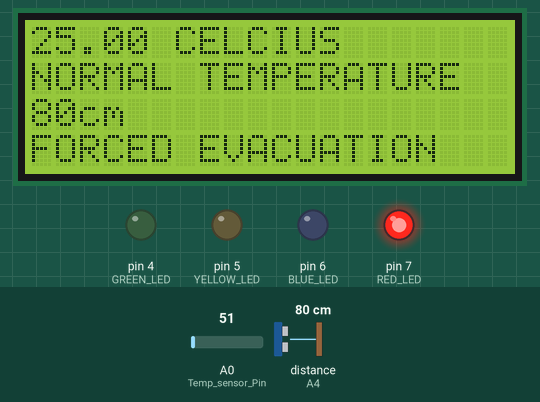
The sketch below on a simulated Arduino Uno, built with avr-gcc and run on an emulated ATmega328P. On the bench: 20×4 character LCD, output pins drawn as LEDs (lit = HIGH). Wiring (inferred from the names in the program): ultrasonic range finder: trigger A5; echo A4. The inputs (shaded band) are chosen by the test bench; at power-on: distance to the obstacle (sensor on A4) 80 cm, A0 (Temp_sensor_Pin) = 51. The echo pulse lasts 58.3 µs per cm; pins used as bus, display or sensor lines are not drawn.

Above: at 1.2 s.
2.3 s: distance to the obstacle (sensor on A4) set to 94 cm
At 4.2 s:
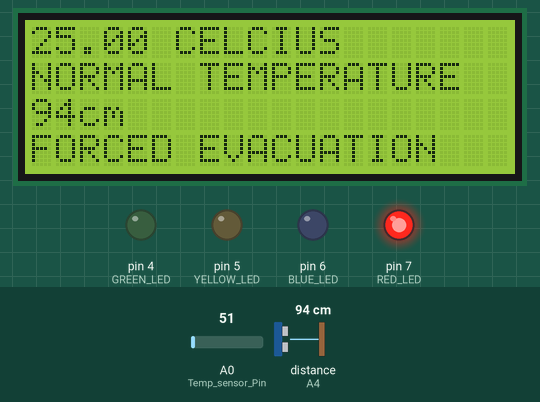
6.6 s: distance to the obstacle (sensor on A4) set to 103 cm
At 7.5 s:
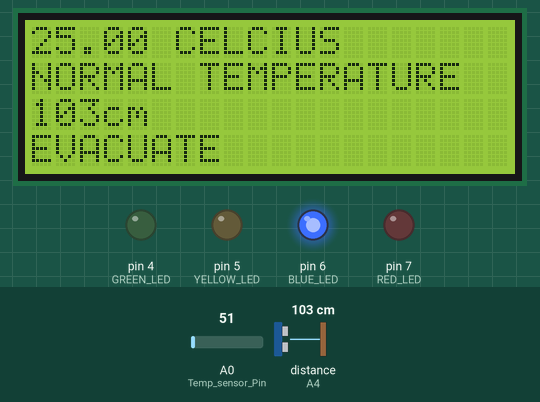
10.4 s: A0 (Temp_sensor_Pin) set to 63
At 11.17 s:
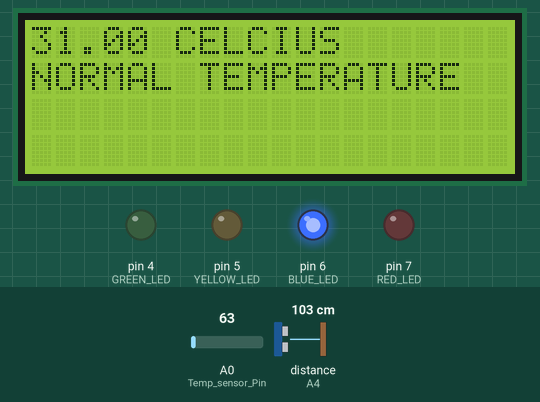
12.7 s: A0 (Temp_sensor_Pin) set to 70
At 13.7 s:
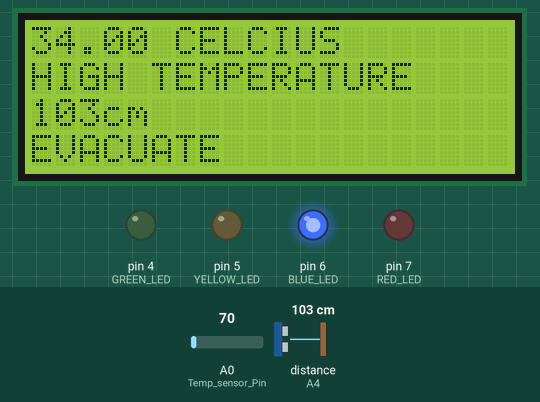
17.0 s: distance to the obstacle (sensor on A4) set to 296 cm
At 18.5 s:
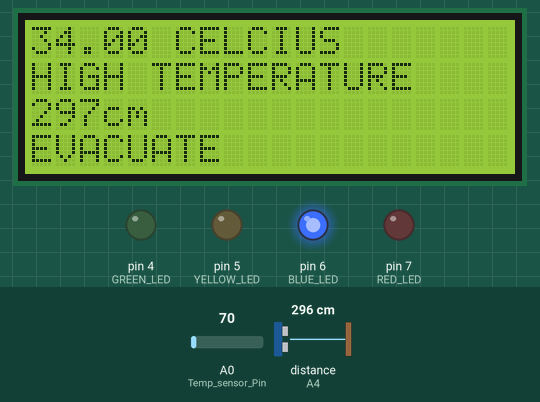
20.4 s: distance to the obstacle (sensor on A4) set to 299 cm
At 21.6 s:
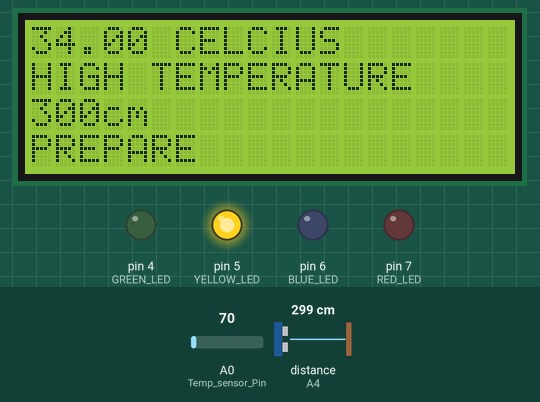
Timing chart, 0 to 23.4 s (numbered marks = the images above; inputs shaded):
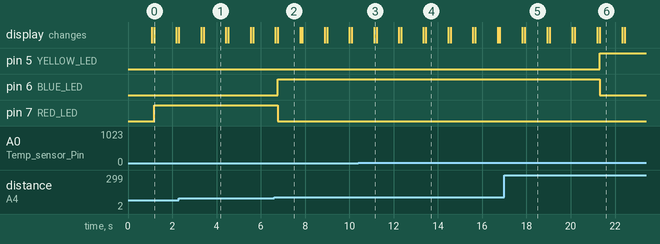

The sketch:

TEMP_ULTRA.ino
```cpp
#include<LiquidCrystal.h>
LiquidCrystal lcd(13,12,11,10,9,8);
int Temp_sensor_Pin = A0;
int Temp_sensor_ADC_Value = 0; // storage value for temp sensor
const int pingPin = A5;
const int echoPin = A4;

int RED_LED = 7;
int BLUE_LED = 6;
int YELLOW_LED = 5;
int GREEN_LED = 4;

void setup() {
pinMode(Temp_sensor_Pin, OUTPUT);
pinMode(RED_LED, OUTPUT);
pinMode(BLUE_LED, OUTPUT);
pinMode(YELLOW_LED, OUTPUT);
pinMode(GREEN_LED, OUTPUT);

lcd.begin(20,4);
lcd.setCursor(0,0);
lcd.print("SENSOR STARTS MONITORING...");
delay(1000);
lcd.clear();
}
void loop() {
  Temp_sensor_ADC_Value = analogRead(Temp_sensor_Pin)-1;
  float Temp_sensor_Value_ACTUAL = Temp_sensor_ADC_Value/2;
  if(Temp_sensor_Value_ACTUAL>32){
    lcd.clear();
    lcd.setCursor(0,0);
    lcd.print(Temp_sensor_Value_ACTUAL);
    lcd.print(" CELCIUS");
    lcd.setCursor(0,1);
    lcd.print("HIGH TEMPERATURE");
    delay(100);
  }else if(Temp_sensor_Value_ACTUAL<=32){
    lcd.clear();
    lcd.setCursor(0,0);
    lcd.print(Temp_sensor_Value_ACTUAL);
    lcd.print(" CELCIUS");
    lcd.setCursor(0,1);
    lcd.print("NORMAL TEMPERATURE");
    delay(100);
  }
  long duration, cm;
  pinMode(pingPin, OUTPUT);
  digitalWrite(pingPin, LOW);
  delayMicroseconds(2);
  digitalWrite(pingPin, HIGH);
  delayMicroseconds(10);
  digitalWrite(pingPin, LOW);
  pinMode(echoPin, INPUT);
  duration = pulseIn(echoPin, HIGH);
  cm = microsecondsToCentimeters(duration);

  lcd.setCursor(0,2);
  lcd.print(cm);
  lcd.print("cm");

  if(cm>=500){
    lcd.setCursor(0,3);
    lcd.print("NORMAL");
    digitalWrite(RED_LED, LOW);
    digitalWrite(BLUE_LED, LOW);
    digitalWrite(YELLOW_LED, LOW);
    digitalWrite(GREEN_LED, HIGH);
    delay(1000);
  }
  if(cm>=300 && cm<=499){
    lcd.setCursor(0,3);
    lcd.print("PREPARE");
    digitalWrite(RED_LED, LOW);
    digitalWrite(BLUE_LED, LOW);
    digitalWrite(YELLOW_LED, HIGH);
    digitalWrite(GREEN_LED, LOW);
    delay(1000);
  }
  if(cm>=100 && cm<=299){
    lcd.setCursor(0,3);
    lcd.print("EVACUATE");
    digitalWrite(RED_LED, LOW);
    digitalWrite(BLUE_LED, HIGH);
    digitalWrite(YELLOW_LED, LOW);
    digitalWrite(GREEN_LED, LOW);
    delay(1000);
  }
  if(cm<100){
    lcd.setCursor(0,3);
    lcd.print("FORCED EVACUATION");
    digitalWrite(RED_LED, HIGH);
    digitalWrite(BLUE_LED, LOW);
    digitalWrite(YELLOW_LED, LOW);
    digitalWrite(GREEN_LED, LOW);
    delay(1000);
  }
}

long microsecondsToCentimeters(long microseconds){
  return microseconds/29/2;
}
```

Measured:
- the behaviour switches between 99 and 100 cm on distance to the obstacle (sensor on A4) (found by bisection; images 1 and 2)
- the behaviour switches between 66 and 67 on A0 (Temp_sensor_Pin) (found by bisection; images 3 and 4)
- the behaviour switches between 298 and 299 cm on distance to the obstacle (sensor on A4) (found by bisection; images 5 and 6)
- after the input at 2.3 s, the display: first differs from a run without the input after 1.1 s (image 1)
- after the input at 6.6 s, pin 6 (BLUE_LED): LOW → HIGH after 0.16 s; pin 7 (RED_LED): HIGH → LOW after 0.16 s; the display: first differs from a run without the input after 0.16 s (image 2)
- after the input at 10.4 s, the display: changes after 0.72 s (image 3)
- after the input at 12.7 s, the display: first changes after 0.65 s (image 4 shows a later state)
- after the input at 17.0 s, the display: first differs from a run without the input after 0.93 s (image 5)
- after the input at 20.4 s, pin 5 (YELLOW_LED): LOW → HIGH after 0.91 s; pin 6 (BLUE_LED): HIGH → LOW after 0.91 s; the display: first differs from a run without the input after 0.91 s (image 6)
